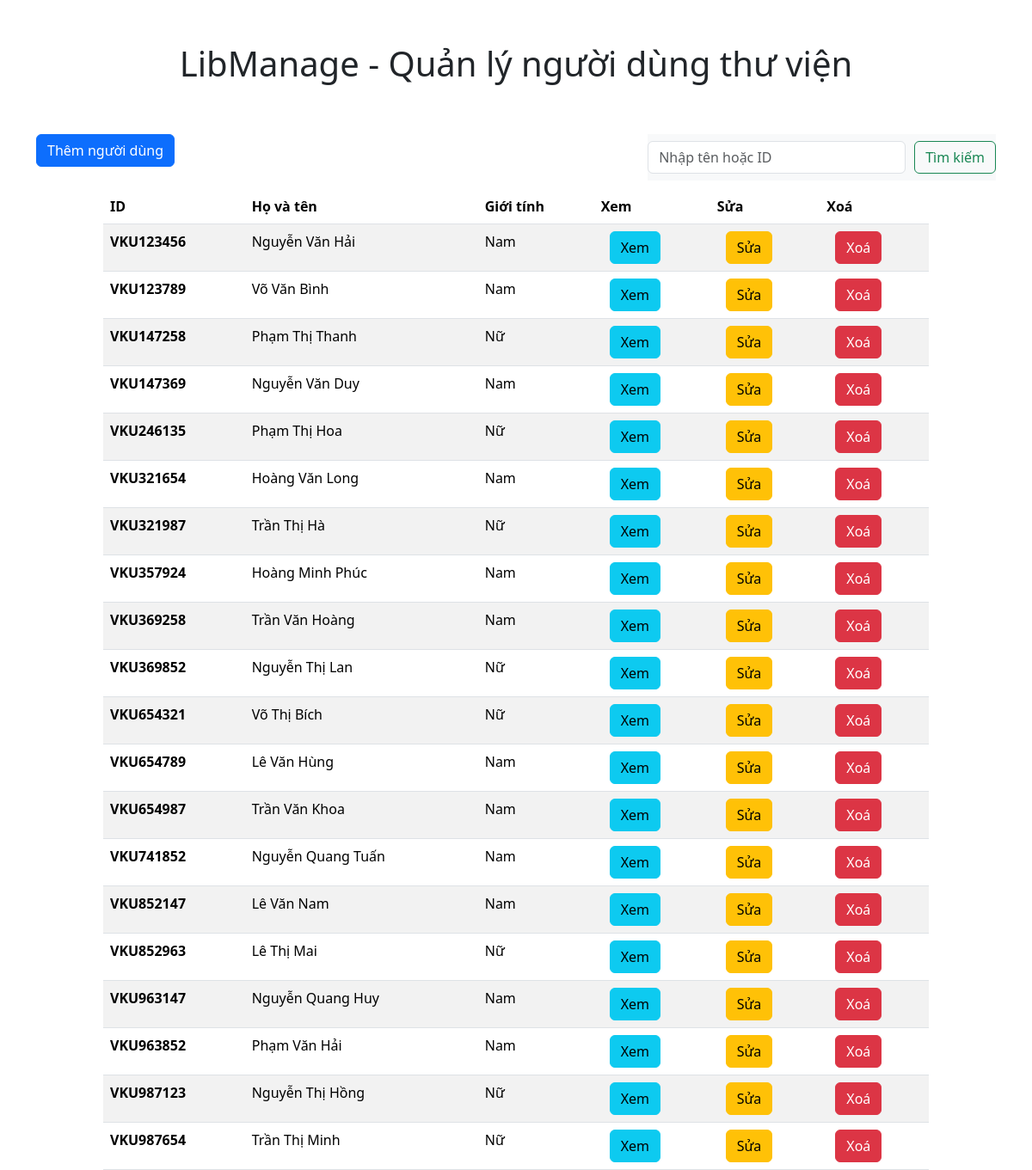
The page / on the database its author committed.
### tables this page shows
CREATE TABLE `user` (
  `id` varchar(255) NOT NULL,
  `cccd` varchar(20) NOT NULL,
  `hovaten` varchar(255) NOT NULL,
  `namsinh` year NOT NULL,
  `diachi` text,
  `gioitinh` varchar(5) NOT NULL
);

### controller/controller.php (called while the page is built, shortened)
<?php
require "connectDB.php";
function crawlDataUser()
{
    global $pdo;
    try {
        $sql = "SELECT `id`, `cccd`, `hovaten`, `namsinh`, `diachi`, `gioitinh` FROM `user`";
        $stmt = $pdo->prepare($sql);
        $stmt->execute();
        return $stmt->fetchAll(PDO::FETCH_ASSOC);
    } catch (PDOException $e) {
        echo "Lỗi truy vấn: " . $e->getMessage();
        return [];
    }
}

### index.php (the view, shortened to what this page needs)
<!DOCTYPE html>
<html lang="en">
<head>
    <link rel="stylesheet" href="css/main.css">
    <link href="https://cdn.jsdelivr.net/npm/bootstrap@5.3.3/dist/css/bootstrap.min.css" rel="stylesheet">
    <?php
    require "controller/controller.php";
    $listUser = crawlDataUser();
    ?>
</head>
<body>
    <header>
        <h1 class="title-h1">LibManage - Quản lý người dùng thư viện</h1>
        <div class="div_search-and-add container d-flex justify-content-between">
            <a href="add.php">
                <button class="btn-add btn btn-primary" type="submit">Thêm người dùng</button>
            </a>
            <nav class="navbar navbar-light bg-light">
                <form class="form-inline d-flex" method="GET" action="">
                    <input class="form-control mr-sm-2" style="width: 300px;" name="search_query" type="search" placeholder="Nhập tên hoặc ID" aria-label="Search" value="<?php echo isset($_GET['search_query']) ? htmlspecialchars($_GET['search_query']) : ''; ?>">
                    <button class="btn btn-outline-success my-2 my-sm-0" type="submit">Tìm kiếm</button>
                </form>
            </nav>
        </div>
    </header>
    <main>
        <table class="table table-striped" style="width: 80%;">
            <thead>
                <tr>
                    <th scope="col">ID</th>
                    <th scope="col">Họ và tên</th>
                    <th scope="col">Giới tính</th>
                    <th scope="col">Xem</th>
                    <th scope="col">Sửa</th>
                    <th scope="col">Xoá</th>
                </tr>
            </thead>
            <tbody>
                <?php foreach ($listUser as $user): ?>
                    <tr>
                        <th scope="row"><?php echo $user['id']; ?></th>
                        <td><?php echo htmlspecialchars($user['hovaten']); ?></td>
                        <td><?php echo htmlspecialchars($user['gioitinh']); ?></td>
                        <td><a href="view.php?id=<?php echo $user['id']; ?>" class="btn btn-info">Xem</a></td>
                        <td><a href="edit.php?id=<?php echo $user['id']; ?>" class="btn btn-warning">Sửa</a></td>
                        <td><a href="delete.php?id=<?php echo $user['id']; ?>" class="btn btn-danger">Xoá</a></td>
                    </tr>
                <?php endforeach; ?>
            </tbody>
        </table>
    </main>
</body>
</html>

### css/main.css (style rules this page uses)
* { margin: 0; padding: 0; box-sizing: border-box; }
html, body { height: 100%; font-family: sans-serif; }
.btn { margin-left: 10px; }
.btn-add { margin-left: 0; }
.title-h1 { width: 100%; text-align: center; padding: 50px 0; }
.table { margin: 10px auto; }

### rows shown on the page
user: id "VKU123456", hovaten "Nguyễn Văn Hải", gioitinh "Nam"
user: id "VKU123789", hovaten "Võ Văn Bình", gioitinh "Nam"
user: id "VKU147258", hovaten "Phạm Thị Thanh", gioitinh "Nữ"
user: id "VKU147369", hovaten "Nguyễn Văn Duy", gioitinh "Nam"
user: id "VKU246135", hovaten "Phạm Thị Hoa", gioitinh "Nữ"
user: id "VKU321654", hovaten "Hoàng Văn Long", gioitinh "Nam"
user: id "VKU321987", hovaten "Trần Thị Hà", gioitinh "Nữ"
user: id "VKU357924", hovaten "Hoàng Minh Phúc", gioitinh "Nam"
user: id "VKU369258", hovaten "Trần Văn Hoàng", gioitinh "Nam"
user: id "VKU369852", hovaten "Nguyễn Thị Lan", gioitinh "Nữ"
user: id "VKU654321", hovaten "Võ Thị Bích", gioitinh "Nữ"
user: id "VKU654789", hovaten "Lê Văn Hùng", gioitinh "Nam"
user: id "VKU654987", hovaten "Trần Văn Khoa", gioitinh "Nam"
user: id "VKU741852", hovaten "Nguyễn Quang Tuấn", gioitinh "Nam"
user: id "VKU852147", hovaten "Lê Văn Nam", gioitinh "Nam"
user: id "VKU852963", hovaten "Lê Thị Mai", gioitinh "Nữ"
user: id "VKU963147", hovaten "Nguyễn Quang Huy", gioitinh "Nam"
user: id "VKU963852", hovaten "Phạm Văn Hải", gioitinh "Nam"
user: id "VKU987123", hovaten "Nguyễn Thị Hồng", gioitinh "Nữ"
user: id "VKU987654", hovaten "Trần Thị Minh", gioitinh "Nữ"
